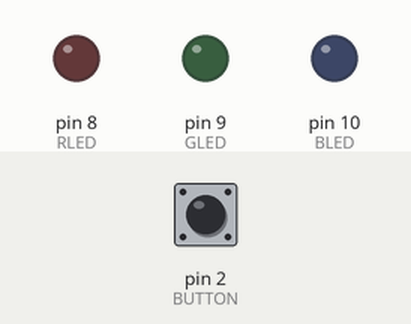
Bench run of a sketch on a simulated Arduino Uno, built with avr-gcc and run on an emulated ATmega328P. Parts: output pins drawn as LEDs (lit = HIGH). Inputs (shaded band) come from the test bench; at power-on: pin 2 (BUTTON) LOW.

Above: at 1.2 s.
1.3 s: pin 2 (BUTTON) pulled HIGH for 0.15 s
At 1.8 s:
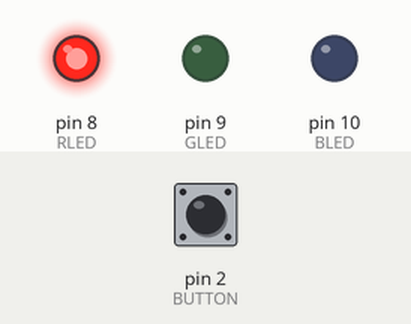
2.9 s: pin 2 (BUTTON) pulled HIGH for 1 s
At 4.2 s:
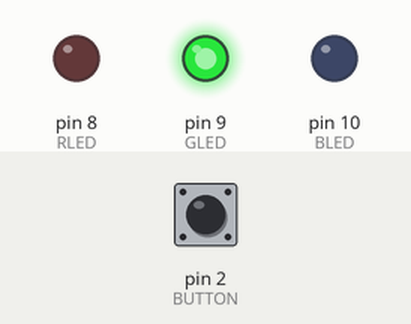
5.4 s: pin 2 (BUTTON) pulled HIGH for 0.15 s
At 6.1 s:
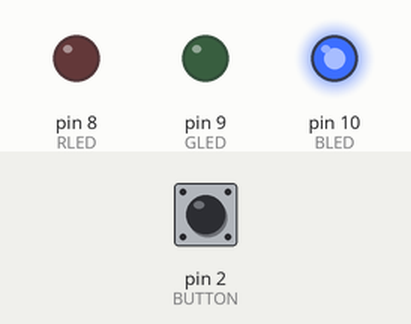
7.0 s: pin 2 (BUTTON) pulled HIGH for 3.2 s
At 7.3 s:
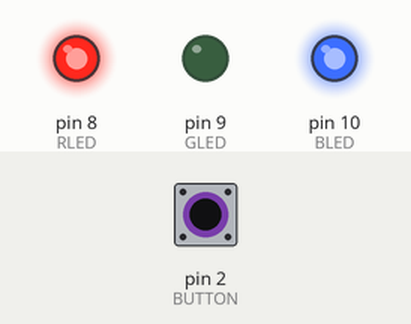
11.7 s: pin 2 (BUTTON) pulled HIGH for 0.15 s
At 12.1 s:
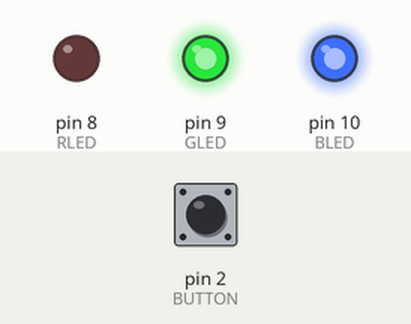
13.3 s: pin 2 (BUTTON) pulled HIGH for 1 s
At 14.5 s:
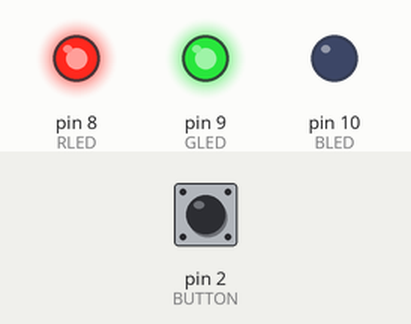
Timing chart, 0 to 16.3 s (numbered marks = the images above; inputs shaded):
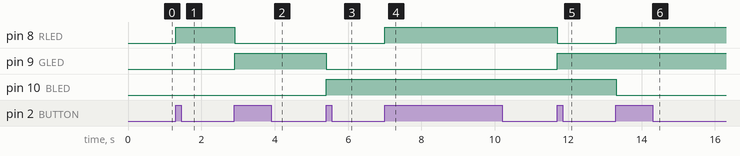

The sketch:

sketch_RGB_led_button.ino
```cpp
/* Управление RGB-светодиодом с помощью кнопки*/

const int RLED = 8;                       // Определение порта для RLED
const int GLED = 9;                       // Определение порта для GLED
const int BLED = 10;                      // Определение порта для BLED
const int BUTTON = 2;                     // Определение порта для BUTTON
boolean lastButton = LOW;                 // Переменная для сохранения предыдущего статуса кнопки
boolean currentButton = LOW;              // Переменная для сохранения текущего статуса кнопки
int ledMode = 0;                          // Значение статуса RGB lED

/* Функция устранения дребезга контактов кнопки принимает в качестве аргумента предыдущее состояние кнопки и выдает текущее*/

boolean debounce(boolean last) {
  boolean current = digitalRead(BUTTON);      // Считывание текущего состояния кнопки
  if (last != current) {                      // Если предыдущее состояние не равно текущему состоянию...
    delay(5);                                 // ... задержка 5 мс
    current = digitalRead(BUTTON);            // Снова считывание текущего состояния кнопки
    return current;                           // Возврат текущего состояния кнопки
  }
}

/* Выбор режима работы светодиода.
   Передача номера режима работы и установка заданного режима. */

void setMode(int mode) {
  if (mode == 1) {                      // Красное свечение
    digitalWrite(RLED, HIGH);
    digitalWrite(GLED, LOW);
    digitalWrite(BLED, LOW);
  }
  else if (mode == 2) {                 // Зеленое свечение
    digitalWrite(RLED, LOW);
    digitalWrite(GLED, HIGH);
    digitalWrite(BLED, LOW);
  }
  else if (mode == 3) {                 // Синее свечение
    digitalWrite(RLED, LOW);
    digitalWrite(GLED, LOW);
    digitalWrite(BLED, HIGH);
  }
  else if (mode == 4){                  // Красное + синее свечение
    digitalWrite(RLED, HIGH);
    digitalWrite(GLED, LOW);
    digitalWrite(BLED, HIGH);
  }
  else if (mode == 5) {                 // Синее + зеленое свечение
    digitalWrite(RLED, LOW);
    digitalWrite(GLED, HIGH);
    digitalWrite(BLED, HIGH);
  }
  else if (mode == 6) {                 // Красное + зеленое свечение
    digitalWrite(RLED, HIGH);
    digitalWrite(GLED, HIGH);
    digitalWrite(BLED, LOW);
  }
  else if (mode == 7) {                 // Белое свечение (красный + зеленый + синий)
    digitalWrite(RLED, HIGH);
    digitalWrite(GLED, HIGH);
    digitalWrite(BLED, HIGH);
  }
  else {                                // Выключен
    digitalWrite(RLED, LOW);
    digitalWrite(GLED, LOW);
    digitalWrite(BLED, LOW);
  }
}

void setup() {
  pinMode(RLED, OUTPUT);                // Конфигурация порта как выход
  pinMode(GLED, OUTPUT);                // Конфигурация порта как выход
  pinMode(BLED, OUTPUT);                // Конфигурация порта как выход
  pinMode(BUTTON, INPUT);               // Можно не указывать, т.к. по умолчанию все порты - INPUT
}

void loop() {
  currentButton = debounce(lastButton);                   // Чтение статуса кнопки
  if (lastButton == LOW && currentButton == HIGH) {       // Если кнопка нажата...
    ledMode++;                                            // Инкремент переменной статуса светодиода (увеличение на 1)
  }
  lastButton = currentButton;
  if (ledMode == 8)
    ledMode = 0;
  setMode(ledMode);
}
```

Measured:
- after the input at 1.3 s, pin 8 (RLED): LOW → HIGH at once
- after the input at 2.9 s, pin 8 (RLED): HIGH → LOW at once; pin 9 (GLED): LOW → HIGH at once
- after the input at 5.4 s, pin 9 (GLED): HIGH → LOW at once; pin 10 (BLED): LOW → HIGH at once
- after the input at 7.0 s, pin 8 (RLED): LOW → HIGH at once
- after the input at 11.7 s, pin 8 (RLED): HIGH → LOW at once; pin 9 (GLED): LOW → HIGH at once
- after the input at 13.3 s, pin 8 (RLED): LOW → HIGH at once; pin 10 (BLED): HIGH → LOW at once
